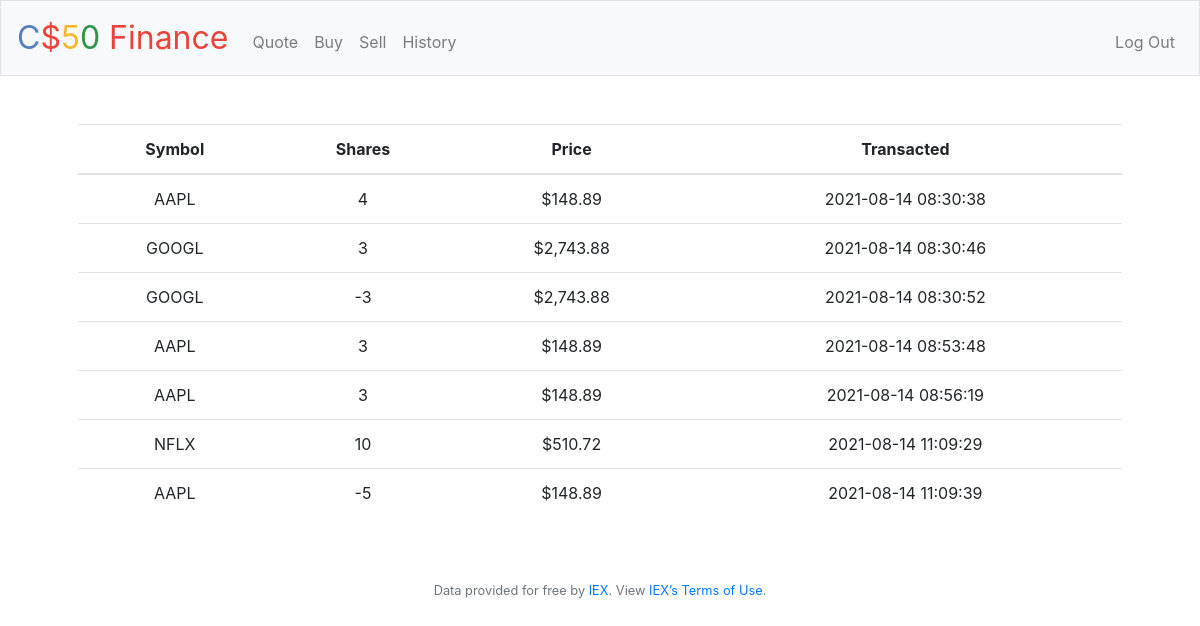
Screenshot of /history (signed in) with the database file from the repository.
### tables this page shows
CREATE TABLE trade(
id INTEGER,
symbol TEXT NOT NULL,
shares INTEGER NOT NULL,
price FLOAT NOT NULL,
user_id INTEGER,
date DATETIME,
PRIMARY KEY(id),
FOREIGN KEY (user_id) REFERENCES users(id));

### application.py (the view)
@app.route("/history")
@login_required
def history():
    user_req = db.execute("SELECT * FROM trade WHERE user_id = ?", session["user_id"])
    for i in user_req:
        i["price"] = usd(i["price"])
    return render_template("history.html", data=user_req)

### application.py (called while the page is built)
@app.after_request
def after_request(response):
    response.headers["Cache-Control"] = "no-cache, no-store, must-revalidate"
    response.headers["Expires"] = 0
    response.headers["Pragma"] = "no-cache"
    return response

### helpers.py (called while the page is built)
def login_required(f):
    @wraps(f)
    def decorated_function(*args, **kwargs):
        if session.get("user_id") is None:
            return redirect("/login")
        return f(*args, **kwargs)
    return decorated_function

def usd(value):
    return f"${value:,.2f}"

### templates/history.html (shortened to what this page needs)
{% extends "layout.html" %}
{% block main %}
    <table class="table">
        <thead>
            <tr>
                <th>Symbol</th>
                <th>Shares</th>
                <th>Price</th>
                <th>Transacted</th>
            </tr>
        </thead>
        <tbody>
            {% for row in data %}
            <tr>
                <td>{{ row.symbol }}</td>
                <td>{{ row.shares }}</td>
                <td>{{ row.price }}</td>
                <td>{{ row.date }}</td>
            </tr>
            {% endfor %}
        </tbody>
    </table>
{% endblock %}

### rows the page displays
trade: symbol "AAPL", shares "4", price "$148.89", date "2021-08-14 08:30:38"
trade: symbol "GOOGL", shares "3", price "$2,743.88", date "2021-08-14 08:30:46"
trade: symbol "GOOGL", shares "-3", price "$2,743.88", date "2021-08-14 08:30:52"
trade: symbol "AAPL", shares "3", price "$148.89", date "2021-08-14 08:53:48"
trade: symbol "AAPL", shares "3", price "$148.89", date "2021-08-14 08:56:19"
trade: symbol "NFLX", shares "10", price "$510.72", date "2021-08-14 11:09:29"
trade: symbol "AAPL", shares "-5", price "$148.89", date "2021-08-14 11:09:39"
